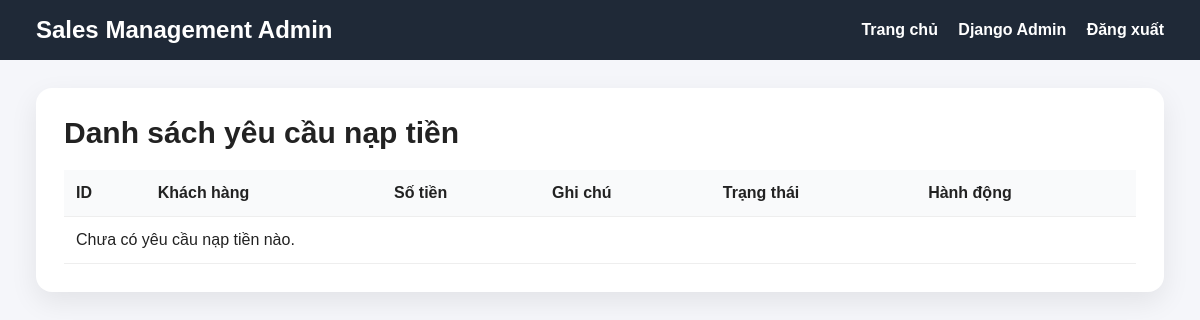
The app's page /wallet/topup/requests/ (signed in), older data.
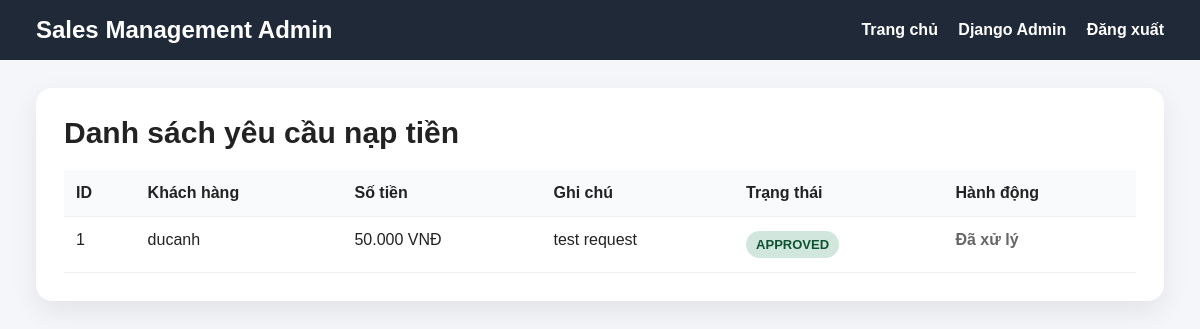
The same page, newer data.
### accounts/models.py (models this page shows, shortened)
class TopUpRequest(models.Model):
    STATUS_CHOICES = [
        ('PENDING', 'PENDING'),
        ('APPROVED', 'APPROVED'),
        ('REJECTED', 'REJECTED'),
    ]
    customer = models.ForeignKey(
        Customer,
        on_delete=models.CASCADE,
        related_name='topup_requests')
    amount = models.PositiveBigIntegerField()
    note = models.TextField(blank=True, null=True)
    status = models.CharField(max_length=20, choices=STATUS_CHOICES, default='PENDING')

class Customer(models.Model):
    GENDER_CHOICES = [
        ('Nam', 'Nam'),
        ('Nữ', 'Nữ'),
        ('Khác', 'Khác'),
    ]# (tuple (giá trị lưu trong database, giá trị hiển thị))
    user = models.OneToOneField(User, on_delete=models.CASCADE, related_name='customer_profile')
    fullName = models.CharField(max_length=100)
    phoneNumber = models.CharField(max_length=20)
    address = models.CharField(max_length=255, blank=True, null=True)
    dateOfBirth = models.DateField(blank=True, null=True)
    gender = models.CharField(max_length=10, choices=GENDER_CHOICES, default='Nam')

### accounts/views.py (the view)
# urls.py: path('wallet/topup/requests/', TopUpRequestListView.as_view(), name='topup_request_list'),
class TopUpRequestListView(LoginRequiredMixin, UserPassesTestMixin, View):
    template_name = 'wallet/topup_request_list.html'
    login_url = 'login'
    def test_func(self):
        return self.request.user.is_staff
    def get(self, request):
        requests = TopUpRequest.objects.all().order_by('-id')
        return render(request, self.template_name, {'requests': requests})

### accounts/templatetags/currency.py (called while the page is built)
@register.filter(name='vnd')
def vnd(value):
    try:
        amount = int(value or 0)
    except (TypeError, ValueError):
        return '0'
    return f'{amount:,}'.replace(',', '.')

### templates/wallet/topup_request_list.html (shortened to what this page needs)
{% load static currency %}
<!doctype html>
<html lang="vi">
  <head>
    <link rel="stylesheet" href="{% static 'css/topup_request_list.css' %}" />
  </head>
  <body>
    <header class="admin-header">
      <div class="container header-wrap">
        <div class="logo">Sales Management Admin</div>
        <nav class="nav">
          <a href="{% url 'home' %}">Trang chủ</a>
          <a href="/admin/">Django Admin</a>
          <a href="{% url 'logout' %}">Đăng xuất</a>
        </nav>
      </div>
    </header>
    <main class="container request-page">
      <section class="request-card">
        <h1>Danh sách yêu cầu nạp tiền</h1>
        <div class="table-wrap">
          <table>
            <thead>
              <tr>
                <th>ID</th>
                <th>Khách hàng</th>
                <th>Số tiền</th>
                <th>Ghi chú</th>
                <th>Trạng thái</th>
                <th>Hành động</th>
              </tr>
            </thead>
            <tbody>
              {% for item in requests %}
              <tr>
                <td>{{ item.id }}</td>
                <td>{{ item.customer.fullName }}</td>
                <td>{{ item.amount|vnd }} VNĐ</td>
                <td>{{ item.note|default:"Không có ghi chú" }}</td>
                <td>
                  <span class="status status-{{ item.status|lower }}">
                    {{ item.status }}
                  </span>
                </td>
                <td>
                  {% if item.status == 'PENDING' %}
                  <form
                    method="post"
                    action="{% url 'topup_request_approve' item.id %}"
                    class="inline-form"
                  >
                    {% csrf_token %}
                    <button type="submit" class="btn btn-approve">Duyệt</button>
                  </form>
                  <form
                    method="post"
                    action="{% url 'topup_request_reject' item.id %}"
                    class="inline-form"
                  >
                    {% csrf_token %}
                    <button type="submit" class="btn btn-reject">
                      Từ chối
                    </button>
                  </form>
                  {% else %}
                  <span class="done-text">Đã xử lý</span>
                  {% endif %}
                </td>
              </tr>
              {% empty %}
              <tr>
                <td colspan="6">Chưa có yêu cầu nạp tiền nào.</td>
              </tr>
              {% endfor %}
            </tbody>
          </table>
        </div>
      </section>
    </main>
  </body>
</html>

Row changes from the older to the newer data that the page shows:
added TopUpRequest: id "1", customer.fullName "ducanh", amount|vnd "50.000", note "test request", status "APPROVED", shows "Đã xử lý"
Text that changed along with them:
text no longer shown: "Chưa có yêu cầu nạp tiền nào."
